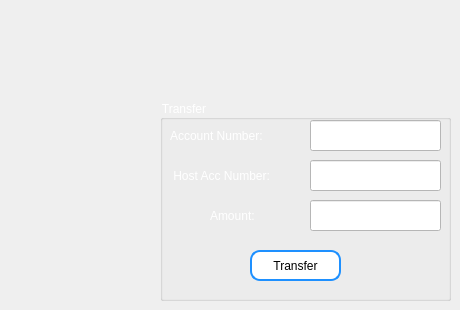
       <widget class="QWidget" name="page_16">
        <widget class="QGroupBox" name="groupBox_6">
         <property name="geometry">
          <rect>
           <x>160</x>
           <y>100</y>
           <width>291</width>
           <height>201</height>
          </rect>
         </property>
         <property name="styleSheet">
          <string notr="true">color: rgb(255, 255, 255);</string>
         </property>
         <property name="title">
          <string>Transfer</string>
         </property>
         <widget class="QLineEdit" name="acc_numberLineEditTransfer">
          <property name="geometry">
           <rect>
            <x>150</x>
            <y>20</y>
            <width>131</width>
            <height>31</height>
           </rect>
          </property>
          <property name="styleSheet">
           <string notr="true">background-color: rgb(255, 255, 255);
font: 900 11pt &quot;Segoe UI&quot;;
color: rgb(0, 0, 0);</string>
          </property>
         </widget>
         <widget class="QLabel" name="label_16">
          <property name="geometry">
           <rect>
            <x>10</x>
            <y>20</y>
            <width>131</width>
            <height>31</height>
           </rect>
          </property>
          <property name="styleSheet">
           <string notr="true">color: rgb(255, 255, 255);
font: 600 italic 12pt &quot;Segoe UI&quot;;</string>
          </property>
          <property name="text">
           <string>Account Number:</string>
          </property>
         </widget>
         <widget class="QLineEdit" name="Amount_numberLineEditTransfer">
          <property name="geometry">
           <rect>
            <x>150</x>
            <y>100</y>
            <width>131</width>
            <height>31</height>
           </rect>
          </property>
          <property name="styleSheet">
           <string notr="true">background-color: rgb(255, 255, 255);
font: 900 11pt &quot;Segoe UI&quot;;
color: rgb(0, 0, 0);</string>
          </property>
          <property name="text">
           <string/>
          </property>
         </widget>
         <widget class="QLabel" name="label_17">
          <property name="geometry">
           <rect>
            <x>50</x>
            <y>100</y>
            <width>61</width>
            <height>31</height>
           </rect>
          </property>
          <property name="styleSheet">
           <string notr="true">color: rgb(255, 255, 255);
font: 600 italic 12pt &quot;Segoe UI&quot;;</string>
          </property>
          <property name="text">
           <string>Amount:</string>
          </property>
         </widget>
         <widget class="QPushButton" name="pbTransfer">
          <property name="geometry">
           <rect>
            <x>90</x>
            <y>150</y>
            <width>91</width>
            <height>31</height>
           </rect>
          </property>
          <property name="styleSheet">
           <string notr="true">border-radius: 10px;  /* Adjust this value to control the curvature */
    border: 2px solid #1E90FF;  /* Border color: Dodger Blue */
background-color: rgb(255, 255, 255);
    padding: 5px;  /* Adjust padding as needed */
    font: 600 italic 12pt &quot;Segoe UI&quot;;  /* Font settings */
    color: rgb(0, 0, 0);  /* Text color */</string>
          </property>
          <property name="text">
           <string>Transfer</string>
          </property>
         </widget>
         <widget class="QLineEdit" name="acc_numberLineEditHost">
          <property name="geometry">
           <rect>
            <x>150</x>
            <y>60</y>
            <width>131</width>
            <height>31</height>
           </rect>
          </property>
          <property name="styleSheet">
           <string notr="true">background-color: rgb(255, 255, 255);
font: 900 11pt &quot;Segoe UI&quot;;
color: rgb(0, 0, 0);</string>
          </property>
          <property name="text">
           <string/>
          </property>
         </widget>
         <widget class="QLabel" name="label_18">
          <property name="geometry">
           <rect>
            <x>10</x>
            <y>60</y>
            <width>131</width>
            <height>31</height>
           </rect>
          </property>
          <property name="styleSheet">
           <string notr="true">color: rgb(255, 255, 255);
font: 600 italic 12pt &quot;Segoe UI&quot;;</string>
          </property>
          <property name="text">
           <string> Host Acc Number:</string>
          </property>
         </widget>
        </widget>
       </widget>
